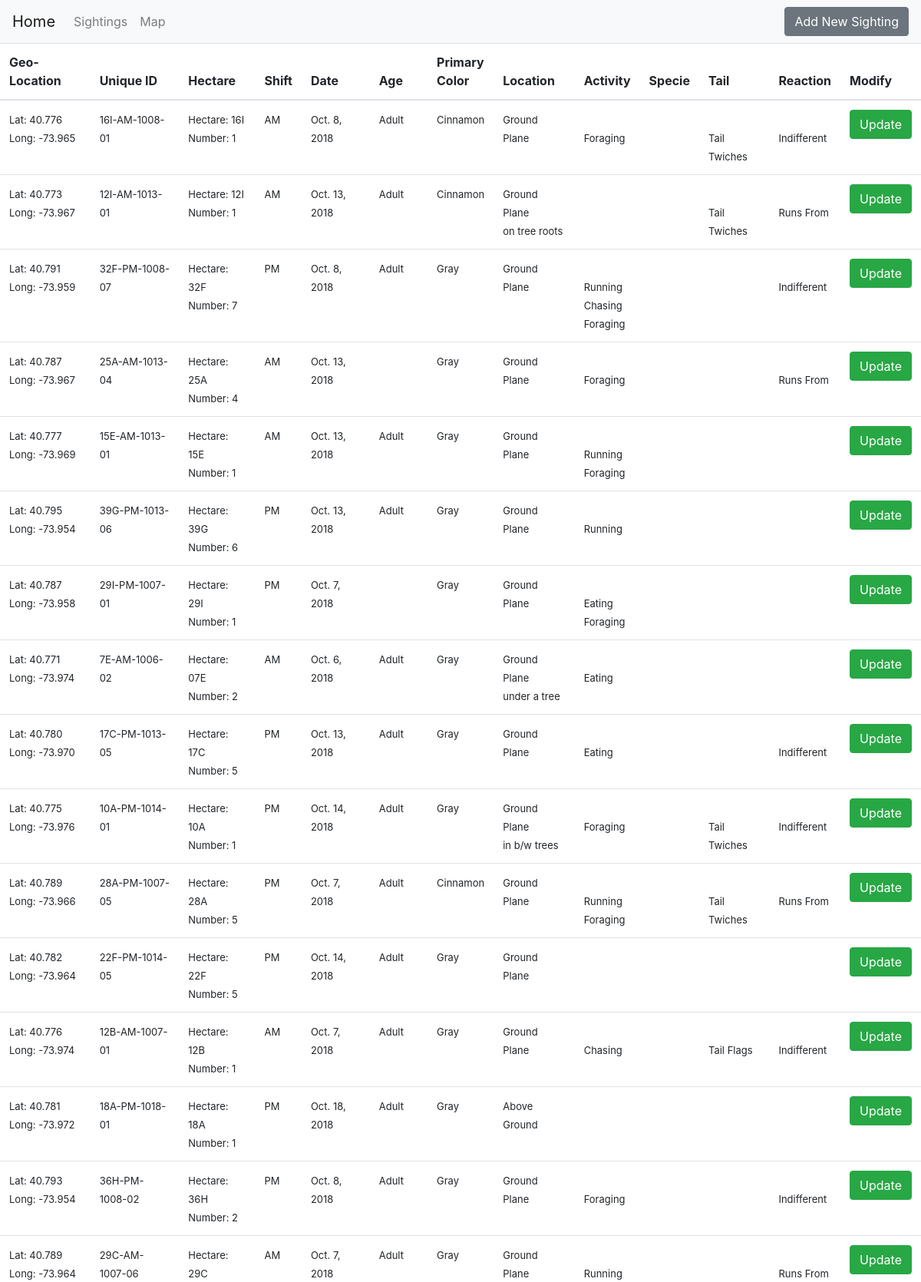
Screenshot of /sightings/?page=2 (upper part) with the database file from the repository.
### sightings/models.py (models this page shows)
class new_sighting (models.Model):
    Latitude = models.DecimalField(max_digits=5, decimal_places=3)
    Longitude = models.DecimalField(max_digits=5, decimal_places=3)
    Unique_Squirrel_ID = models.CharField(max_length=50,unique=True)
    Hectare=models.CharField(max_length=3,blank=True,null=True)
    PM='PM'
    AM='AM'
    shift_choices=[(PM,'PM'),(AM,'AM')]
    Shift=models.CharField(max_length=2,choices=shift_choices)
    Date= models.DateField()
    Hectare_Squirrel_Number=models.IntegerField(blank=True,null=True)
    adult='Adult'
    juvenile='Juvenile'
    age_choices=[(adult,'Adult'),(juvenile,'Juvenile')]
    Age=models.CharField(max_length=20,choices=age_choices,blank=True,null=True)
    grey='Grey'
    cinnamon='Cinnamon'
    black='Black'
    color_choices=[(grey,'Grey'), (cinnamon,'Cinnamon'), (black,'Black')]
    Primary_Fur_Color=models.CharField(max_length=20,choices=color_choices,blank=True,null=True)
    Ground_Plane='Ground Plane'
    Above_Ground='Above_Ground'
    location_choices=[(Ground_Plane,'Ground Plane'),(Above_Ground,'Above_Ground')]
    Location=models.CharField(max_length=20,choices=location_choices,blank=True,null=True)
    Specific_Location= models.CharField(max_length=50,blank=True,null=True)
    Running = models.BooleanField()
    Chasing=models.BooleanField()
    Climbing=models.BooleanField()
    Eating=models.BooleanField()
    Foraging=models.BooleanField()
    Other_Activities=models.CharField(max_length=50,blank=True,null=True)
    Kuks=models.BooleanField()
    Quaas=models.BooleanField()
    Moans=models.BooleanField()
    Tail_flags=models.BooleanField()
    Tail_twitches=models.BooleanField()
    Approaches=models.BooleanField()
    Indifferent=models.BooleanField()
    Runs_from=models.BooleanField()

### sightings/views.py (the view)
# urls.py: path('sightings/', sightings_view, name='sightings'),
def sightings_view(request):
    squirrel_list = new_sighting.objects.all()
    paginator = Paginator(squirrel_list, 25) # Show 25 contacts per page
    page = request.GET.get('page')
    squirrels = paginator.get_page(page)
    return render(request, 'sightings.html', {'squirrels': squirrels})

### templates/sightings.html (shortened to what this page needs)
{% extends "base.html" %}
{% block content %}
<link href="https://unpkg.com/bootstrap-table@1.15.5/dist/bootstrap-table.min.css" rel="stylesheet">
<table class="table"
        data-toggle="table">
        <thead>
          <tr>
            <th scope="col">Geo-Location</th>
            <th scope="col">Unique ID</th>
            <th scope="col">Hectare</th>
            <th scope="col">Shift</th>
            <th scope="col">Date</th>
            <th scope="col">Age</th>
            <th scope="col">Primary<br>Color</th>
            <th scope="col">Location</th>
            <th scope="col">Activity</th>
            <th scope="col">Specie</th>
            <th scope="col">Tail</th>
            <th scope="col">Reaction</th>
            <th scope="col">Modify</th>
         </tr>
        </thead>
        <tbody>
        {% for squirrel in squirrels %}
        <tr>
            <td><font size=2>Lat: {{squirrel.Latitude}}<br>Long: {{squirrel.Longitude}}</font></td>
            <td><font size=2>{{squirrel.Unique_Squirrel_ID}}</font></td>
            <td><font size=2>
                    Hectare: {{squirrel.Hectare}} <br>
                    Number: {{squirrel.Hectare_Squirrel_Number}}
            </font></td>
            <td><font size=2>{{squirrel.Shift}}</font></td>
            <td><font size=2>{{squirrel.Date}}</font></td>
            <td><font size=2>{{squirrel.Age}}</font></td>
            <td style= "width: fit-content;"><font size=2>{{squirrel.Primary_Fur_Color}}</font></td>
            <td><font size=2>
                    {{squirrel.Location}} <br>
                    {{squirrel.Specific_Location}}
            </font></td>
            <td><font size=2>
                {% if squirrel.Running %}
                        <br>Running
                {%endif%}
                {% if squirrel.Chasing %}
                        <br>Chasing
                {%endif%}
                {% if squirrel.Eating %}
                        <br>Eating
                {%endif%}
                {% if squirrel.Foraging %}
                        <br>Foraging
                {%endif%}
            </font>
            </td>
            <td>
            </td>
            <td><font size=2>
                {% if squirrel.Tail_flags %}
                        <br>Tail Flags
                {%endif%}
                {% if squirrel.Tail_twitches %}
                        <br>Tail Twiches
                {%endif%}
            </font>
            </td>
            <td><font size=2>
                {% if squirrel.Indifferent%}
                        <br>Indifferent
                {%endif%}
                {% if squirrel.Runs_from%}
                        <br>Runs From
                {%endif%}
            </font>
            </td>
            <td>
                <a class="btn btn-success" href="{{squirrel.Unique_Squirrel_ID}}/" role="button">Update</a>
            </td>
        </tr>
        {% endfor %}
</table>
{% endblock content %}

### rows the page displays
new_sighting: Latitude "40.776", Longitude "-73.965", Unique_Squirrel_ID "16I-AM-1008-01", Hectare "16I", Hectare_Squirrel_Number "1", Shift "AM", Date "Oct. 8, 2018", Age "Adult", Primary_Fur_Color "Cinnamon", Location "Ground Plane", Foraging "Foraging", Tail_twitches "Tail Twiches", Indifferent "Indifferent"
new_sighting: Latitude "40.773", Longitude "-73.967", Unique_Squirrel_ID "12I-AM-1013-01", Hectare "12I", Hectare_Squirrel_Number "1", Shift "AM", Date "Oct. 13, 2018", Age "Adult", Primary_Fur_Color "Cinnamon", Location "Ground Plane", Specific_Location "on tree roots", Tail_twitches "Tail Twiches", Runs_from "Runs From"
new_sighting: Latitude "40.791", Longitude "-73.959", Unique_Squirrel_ID "32F-PM-1008-07", Hectare "32F", Hectare_Squirrel_Number "7", Shift "PM", Date "Oct. 8, 2018", Age "Adult", Primary_Fur_Color "Gray", Location "Ground Plane", Running "Running", Chasing "Chasing", Foraging "Foraging", Indifferent "Indifferent"
new_sighting: Latitude "40.787", Longitude "-73.967", Unique_Squirrel_ID "25A-AM-1013-04", Hectare "25A", Hectare_Squirrel_Number "4", Shift "AM", Date "Oct. 13, 2018", Primary_Fur_Color "Gray", Location "Ground Plane", Foraging "Foraging", Runs_from "Runs From"
new_sighting: Latitude "40.777", Longitude "-73.969", Unique_Squirrel_ID "15E-AM-1013-01", Hectare "15E", Hectare_Squirrel_Number "1", Shift "AM", Date "Oct. 13, 2018", Age "Adult", Primary_Fur_Color "Gray", Location "Ground Plane", Running "Running", Foraging "Foraging"
new_sighting: Latitude "40.795", Longitude "-73.954", Unique_Squirrel_ID "39G-PM-1013-06", Hectare "39G", Hectare_Squirrel_Number "6", Shift "PM", Date "Oct. 13, 2018", Age "Adult", Primary_Fur_Color "Gray", Location "Ground Plane", Running "Running"
new_sighting: Latitude "40.787", Longitude "-73.958", Unique_Squirrel_ID "29I-PM-1007-01", Hectare "29I", Hectare_Squirrel_Number "1", Shift "PM", Date "Oct. 7, 2018", Primary_Fur_Color "Gray", Location "Ground Plane", Eating "Eating", Foraging "Foraging"
new_sighting: Latitude "40.771", Longitude "-73.974", Unique_Squirrel_ID "7E-AM-1006-02", Hectare "07E", Hectare_Squirrel_Number "2", Shift "AM", Date "Oct. 6, 2018", Age "Adult", Primary_Fur_Color "Gray", Location "Ground Plane", Specific_Location "under a tree", Eating "Eating"
new_sighting: Latitude "40.780", Longitude "-73.970", Unique_Squirrel_ID "17C-PM-1013-05", Hectare "17C", Hectare_Squirrel_Number "5", Shift "PM", Date "Oct. 13, 2018", Age "Adult", Primary_Fur_Color "Gray", Location "Ground Plane", Eating "Eating", Indifferent "Indifferent"
new_sighting: Latitude "40.775", Longitude "-73.976", Unique_Squirrel_ID "10A-PM-1014-01", Hectare "10A", Hectare_Squirrel_Number "1", Shift "PM", Date "Oct. 14, 2018", Age "Adult", Primary_Fur_Color "Gray", Location "Ground Plane", Specific_Location "in b/w trees", Foraging "Foraging", Tail_twitches "Tail Twiches", Indifferent "Indifferent"
new_sighting: Latitude "40.789", Longitude "-73.966", Unique_Squirrel_ID "28A-PM-1007-05", Hectare "28A", Hectare_Squirrel_Number "5", Shift "PM", Date "Oct. 7, 2018", Age "Adult", Primary_Fur_Color "Cinnamon", Location "Ground Plane", Running "Running", Foraging "Foraging", Tail_twitches "Tail Twiches", Runs_from "Runs From"
new_sighting: Latitude "40.782", Longitude "-73.964", Unique_Squirrel_ID "22F-PM-1014-05", Hectare "22F", Hectare_Squirrel_Number "5", Shift "PM", Date "Oct. 14, 2018", Age "Adult", Primary_Fur_Color "Gray", Location "Ground Plane"
new_sighting: Latitude "40.776", Longitude "-73.974", Unique_Squirrel_ID "12B-AM-1007-01", Hectare "12B", Hectare_Squirrel_Number "1", Shift "AM", Date "Oct. 7, 2018", Age "Adult", Primary_Fur_Color "Gray", Location "Ground Plane", Chasing "Chasing", Tail_flags "Tail Flags", Indifferent "Indifferent"
new_sighting: Latitude "40.781", Longitude "-73.972", Unique_Squirrel_ID "18A-PM-1018-01", Hectare "18A", Hectare_Squirrel_Number "1", Shift "PM", Date "Oct. 18, 2018", Age "Adult", Primary_Fur_Color "Gray", Location "Above Ground"
new_sighting: Latitude "40.793", Longitude "-73.954", Unique_Squirrel_ID "36H-PM-1008-02", Hectare "36H", Hectare_Squirrel_Number "2", Shift "PM", Date "Oct. 8, 2018", Age "Adult", Primary_Fur_Color "Gray", Location "Ground Plane", Foraging "Foraging", Indifferent "Indifferent"
new_sighting: Latitude "40.789", Longitude "-73.964", Unique_Squirrel_ID "29C-AM-1007-06", Hectare "29C", Shift "AM", Date "Oct. 7, 2018", Age "Adult", Primary_Fur_Color "Gray", Location "Ground Plane", Running "Running", Runs_from "Runs From"
